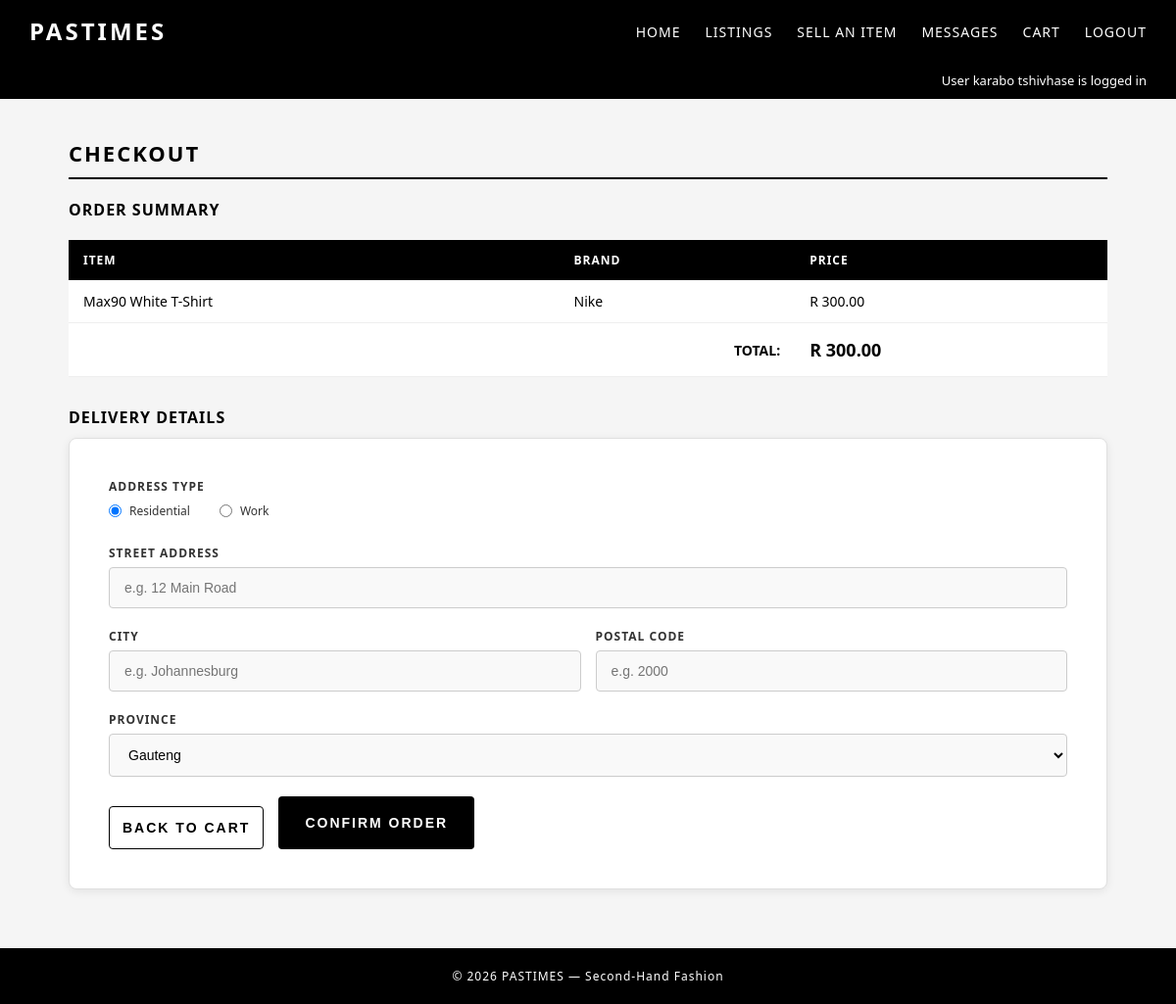
Page /checkout.php (signed in) on the committed database.
### tables this page shows
CREATE TABLE `tblcart` (
  `cartID` int(11) NOT NULL,
  `userID` int(11) NOT NULL,
  `clothesID` int(11) NOT NULL,
  `addedAt` datetime DEFAULT current_timestamp(),
  `quantity` int(11) DEFAULT 1
);

CREATE TABLE `tblclothes` (
  `clothesID` int(11) NOT NULL,
  `title` varchar(100) NOT NULL,
  `brand` varchar(50) NOT NULL,
  `size` varchar(10) NOT NULL,
  `condition` varchar(20) NOT NULL,
  `price` decimal(10,2) NOT NULL,
  `image` varchar(255) DEFAULT NULL,
  `status` enum('available','sold') DEFAULT 'available',
  `createdAt` datetime DEFAULT current_timestamp()
);

### checkout.php (the view, shortened to what this page needs)
<?php
include('DBConn.php');
$userID  = $_SESSION['userID'];
$success = false;
$sql = "SELECT tblCart.cartID, tblClothes.clothesID, tblClothes.title,
               tblClothes.brand, tblClothes.price, tblClothes.image
        FROM tblCart
        JOIN tblClothes ON tblCart.clothesID = tblClothes.clothesID
        WHERE tblCart.userID = $userID";
$result    = $conn->query($sql);
$cartItems = [];
$total     = 0;
while ($item = $result->fetch_assoc()) {
    $cartItems[] = $item;
    $total += $item['price'];
}
?>
<!DOCTYPE html>
<html lang="en">
<head>
    <link rel="stylesheet" href="css/style.css">
</head>
<body>
<nav>
    <a href="index.php" class="logo">PASTIMES</a>
    <ul>
        <li><a href="index.php">Home</a></li>
        <li><a href="listings.php">Listings</a></li>
        <li><a href="sellItem.php">Sell an Item</a></li>
        <li><a href="myMessages.php">Messages</a></li>
        <li><a href="cart.php">Cart</a></li>
        <li><a href="logout.php">Logout</a></li>
    </ul>
</nav>
<div class="user-bar">
    User <?php echo htmlspecialchars($_SESSION['firstName'] . ' '
    . $_SESSION['lastName']); ?> is logged in
</div>
<div class="container">
    <?php if ($success): ?>
        <div style="text-align:center; padding:60px 20px;">
            <h2 style="font-size:28px; margin-bottom:15px;">Order Confirmed! </h2>
            <p style="color:#666; font-size:16px; margin-bottom:10px;">
                Thank you for your order,
                <?php echo htmlspecialchars($_SESSION['firstName']); ?>!
            </p>
            <p style="color:#666; font-size:16px; margin-bottom:30px;">
                Your items will be delivered to your provided address soon.
            </p>
            <a href="listings.php">
                <button class="btn-primary" style="max-width:250px;">
                    Continue Shopping
                </button>
            </a>
        </div>
    <?php else: ?>
        <h2>Checkout</h2>
        <h3 style="margin:20px 0 10px; font-size:16px;
                   letter-spacing:1px; text-transform:uppercase;">
            Order Summary
        </h3>
        <table class="data-table" style="margin-bottom:30px;">
            <tr>
                <th>Item</th>
                <th>Brand</th>
                <th>Price</th>
            </tr>
            <?php foreach ($cartItems as $item): ?>
            <tr>
                <td><?php echo htmlspecialchars($item['title']); ?></td>
                <td><?php echo htmlspecialchars($item['brand']); ?></td>
                <td>R <?php echo number_format($item['price'], 2); ?></td>
            </tr>
            <?php endforeach; ?>
            <tr>
                <td colspan="2" style="text-align:right;
                    font-weight:600; padding:15px;">TOTAL:</td>
                <td style="font-weight:bold; font-size:18px; padding:15px;">
                    R <?php echo number_format($total, 2); ?>
                </td>
            </tr>
        </table>
        <h3 style="margin:20px 0 10px; font-size:16px;
                   letter-spacing:1px; text-transform:uppercase;">
            Delivery Details
        </h3>
        <div class="card" style="max-width:100%;">
            <form method="POST" action="checkout.php">
                <div class="form-group">
                    <label>Address Type</label>
                    <div style="display:flex; gap:30px; margin-top:8px;">
                        <label style="display:flex; align-items:center;
                               gap:8px; font-weight:normal;
                               text-transform:none; letter-spacing:0;">
                            <input type="radio" name="addressType"
                                   value="residential" required checked>
                            Residential
                        </label>
                        <label style="display:flex; align-items:center;
                               gap:8px; font-weight:normal;
                               text-transform:none; letter-spacing:0;">
                            <input type="radio" name="addressType" value="work">
                            Work
                        </label>
                    </div>
                </div>
                <div class="form-group">
                    <label>Street Address</label>
                    <input type="text" name="streetAddress" required
                           placeholder="e.g. 12 Main Road">
                </div>
                <div style="display:grid; grid-template-columns:1fr 1fr; gap:15px;">
                    <div class="form-group">
                        <label>City</label>
                        <input type="text" name="city" required
                               placeholder="e.g. Johannesburg">
                    </div>
                    <div class="form-group">
                        <label>Postal Code</label>
                        <input type="text" name="postalCode" required
                               placeholder="e.g. 2000">
                    </div>
                </div>
                <div class="form-group">
                    <label>Province</label>
                    <select name="province" style="width:100%; padding:12px 15px;
                            border:1px solid #ccc; border-radius:4px;
                            font-size:14px; background:#f9f9f9;">
                        <option value="Gauteng">Gauteng</option>
                    </select>
                </div>
                <div style="display:flex; gap:15px; flex-wrap:wrap;">
                    <a href="cart.php">
                        <button type="button" class="btn-secondary"
                                style="max-width:200px;">
                            Back to Cart
                        </button>
                    </a>
                    <button type="submit" class="btn-primary"
                            style="max-width:200px;">
                        Confirm Order
                    </button>
                </div>
            </form>
        </div>
    <?php endif; ?>
</div>
<footer>
    <p>&copy; 2026 PASTIMES — Second-Hand Fashion</p>
</footer>
</body>
</html>

### css/style.css (style rules this page uses)
* { margin: 0; padding: 0; box-sizing: border-box; }
body { font-family: 'Segoe UI', Tahoma, Geneva, Verdana, sans-serif; background-color: #f5f5f5; color: #000000; }
nav { background-color: #000000; padding: 15px 30px; display: flex; justify-content: space-between; align-items: center; }
nav .logo { color: #ffffff; font-size: 24px; font-weight: bold; letter-spacing: 3px; text-decoration: none; }
nav ul { list-style: none; display: flex; gap: 25px; }
nav ul li a { color: #ffffff; text-decoration: none; font-size: 14px; letter-spacing: 1px; text-transform: uppercase; }
.card { background-color: #ffffff; border: 1px solid #e0e0e0; border-radius: 8px; padding: 40px; width: 100%; max-width: 450px; box-shadow: 0 2px 10px rgba(0,0,0,0.08); }
.form-group { margin-bottom: 20px; }
.form-group label { display: block; font-size: 12px; font-weight: 600; text-transform: uppercase; letter-spacing: 1px; margin-bottom: 6px; color: #333333; }
.form-group input { width: 100%; padding: 12px 15px; border: 1px solid #cccccc; border-radius: 4px; font-size: 14px; background-color: #f9f9f9; transition: border 0.2s; }
.btn-primary { width: 100%; padding: 13px; background-color: #000000; color: #ffffff; border: none; border-radius: 4px; font-size: 14px; font-weight: 600; letter-spacing: 2px; text-transform: uppercase; cursor: pointer; transition: background 0.2s; }
.btn-secondary { width: 100%; padding: 13px; background-color: #ffffff; color: #000000; border: 1px solid #000000; border-radius: 4px; font-size: 14px; font-weight: 600; letter-spacing: 2px; text-transform: uppercase; cursor: pointer; margin-top: 10px; transition: background 0.2s; }
.data-table { width: 100%; border-collapse: collapse; margin-top: 20px; background-color: #ffffff; }
.data-table th { background-color: #000000; color: #ffffff; padding: 12px 15px; text-align: left; font-size: 12px; letter-spacing: 1px; text-transform: uppercase; }
.data-table td { padding: 12px 15px; border-bottom: 1px solid #eeeeee; font-size: 14px; }
.container { max-width: 1100px; margin: 40px auto; padding: 0 20px; }
.container h2 { font-size: 22px; letter-spacing: 2px; text-transform: uppercase; margin-bottom: 20px; border-bottom: 2px solid #000000; padding-bottom: 10px; }
.user-bar { background-color: #000000; color: #ffffff; padding: 10px 30px; font-size: 13px; text-align: right; }
footer { background-color: #000000; color: #ffffff; text-align: center; padding: 20px; font-size: 12px; letter-spacing: 1px; margin-top: 60px; }

### rows in the picture
tblcart: clothesID.title "Max90 White T-Shirt", clothesID.brand "Nike", clothesID.price "300.00"

### other values in the picture
$total "300.00"
